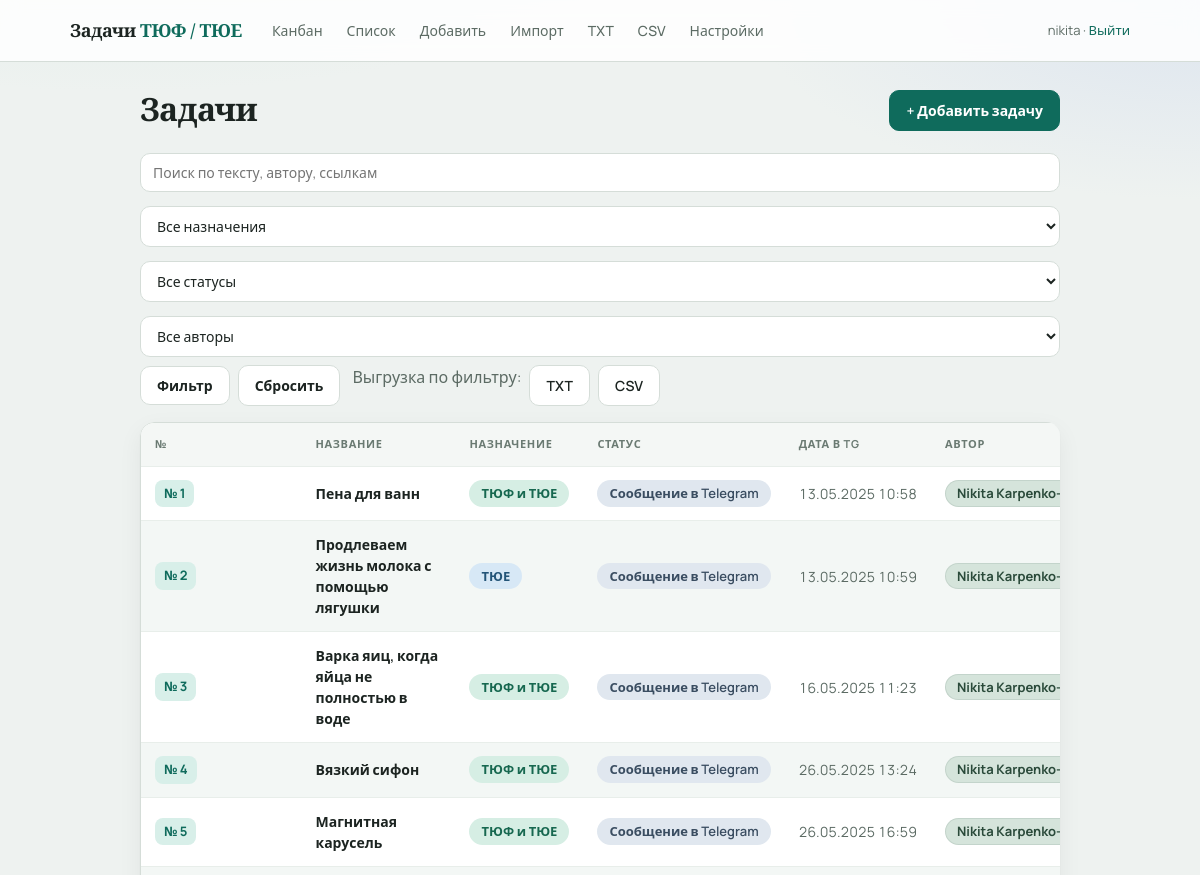
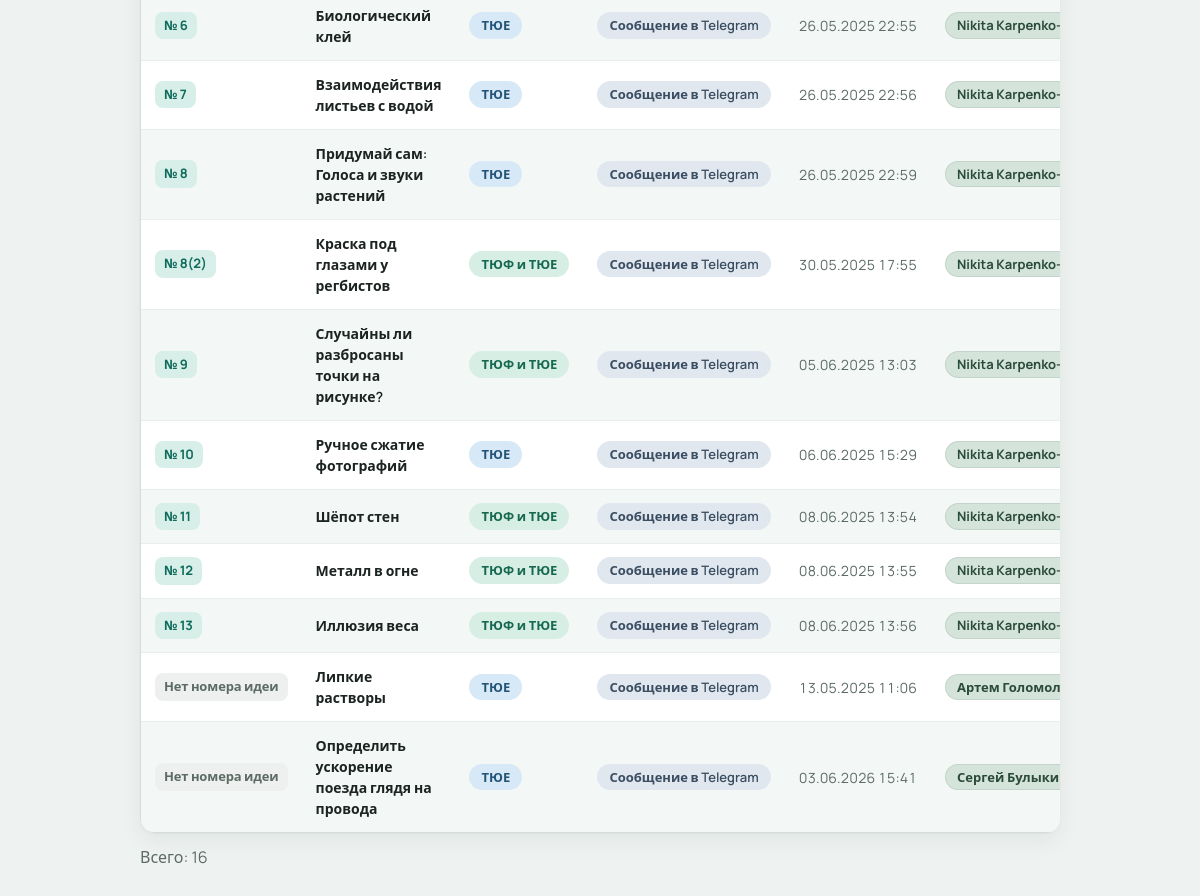
The page / (signed in) on the database its author committed (2 pictures, top to bottom).
### app/models.py (models this page shows)
class Task(Base):
    __tablename__ = "tasks"
    id = Column(Integer, primary_key=True, autoincrement=True)
    idea_number = Column(Integer, nullable=True, index=True)
    title = Column(String(500), nullable=True)
    condition = Column(Text, nullable=True)
    formulirovka = Column(Text, nullable=True)
    itogovaya_formulirovka = Column(Text, nullable=True)
    author = Column(String(100), nullable=True)
    naznachenie = Column(String(50), nullable=True)
    status = Column(String(50), default="tg", index=True)
    proverena = Column(String(20), nullable=True)
    archived = Column(Boolean, default=False, nullable=False)
    video_url = Column(String(1000), nullable=True)
    tags = Column(String(500), nullable=True)
    sources = Column(Text, nullable=True)
    telegram_url = Column(String(1000), nullable=True)
    telegram_datetime = Column(DateTime, nullable=False)
    answer_options = Column(Text, nullable=True)
    turnir = Column(String(20), nullable=True)
    turnir_year = Column(Integer, nullable=True)
    task_number = Column(Integer, nullable=True)
    etap_kk = Column(String(20), nullable=True)
    created_at = Column(DateTime, default=datetime.utcnow)
    updated_at = Column(DateTime, default=datetime.utcnow, onupdate=datetime.utcnow)
    comments = relationship(
        "Comment", back_populates="task", cascade="all, delete-orphan", order_by="Comment.created_at"
    )
    history = relationship(
        "TaskHistory",
        back_populates="task",
        cascade="all, delete-orphan",
        order_by="TaskHistory.created_at.desc()",
    )
    attachments = relationship(
        "Attachment",
        back_populates="task",
        cascade="all, delete-orphan",
        order_by="Attachment.created_at",
    )

### app/routes.py (the view)
@router.get("/", response_class=HTMLResponse)
def task_list(
    request: Request,
    db: Session = Depends(get_db),
    q: str = Query(None),
    naznachenie: str = Query(None),
    status: str = Query(None),
    author: str = Query(None),
    sort: str = Query(None),
    order: str = Query(None),
):
    user = login_required(request)
    if not user:
        return RedirectResponse("/login", status_code=303)
    author_filter = (author or "").strip() or None
    query = _filter_tasks(db, q, naznachenie, status, author_filter)
    sort_key = (sort or "").strip().lower()
    order_key = (order or "").strip().lower()
    if order_key not in ("asc", "desc"):
        order_key = "desc"
    if sort_key == "tg":
        query = query.order_by(None)
        if order_key == "asc":
            query = query.order_by(Task.telegram_datetime.asc(), Task.id.asc())
        else:
            query = query.order_by(Task.telegram_datetime.desc(), Task.id.desc())
        active_order = order_key
    else:
        sort_key = ""
        active_order = ""
    tasks = query.all()
    attach_idea_occurrences(db, tasks)
    if not sort_key:
        tasks = _sort_tasks_by_idea_display(tasks)
    return templates.TemplateResponse(
        request,
        "list.html",
        {
            "user": user,
            "tasks": tasks,
            "q": q or "",
            "naznachenie": naznachenie or "",
            "status_filter": status or "",
            "author_filter": author_filter or "",
            "authors": _author_suggestions(db),
            "sort": sort_key,
            "order": active_order,
            "naznachenie_labels": NAZNACHENIE_LABELS,
            "status_labels": STATUS_LABELS,
            "format_igraetsya": format_igraetsya,
            "format_idea_label": format_idea_label,
        },
    )

### app/templates/list.html (shortened to what this page needs)
{% extends "base.html" %}
{% block content %}
{% set qs_base = 'q=' ~ (q|urlencode) ~ '&naznachenie=' ~ (naznachenie|urlencode) ~ '&status=' ~ (status_filter|urlencode) ~ '&author=' ~ (author_filter|urlencode) %}
{% if sort == 'tg' and order == 'asc' %}
  {% set tg_next_order = 'desc' %}
  {% set tg_arrow = '↑' %}
{% elif sort == 'tg' %}
  {% set tg_next_order = 'asc' %}
  {% set tg_arrow = '↓' %}
{% else %}
  {% set tg_next_order = 'desc' %}
  {% set tg_arrow = '' %}
{% endif %}
<div class="page-header">
  <h1>Задачи</h1>
  <a class="btn primary" href="/new">+ Добавить задачу</a>
</div>
<form class="filters" method="get">
  <input type="search" name="q" value="{{ q }}" placeholder="Поиск по тексту, автору, ссылкам">
  <select name="naznachenie">
    <option value="">Все назначения</option>
  </select>
  <select name="status">
    <option value="">Все статусы</option>
  </select>
  <select name="author">
    <option value="">Все авторы</option>
  </select>
  <button type="submit" class="btn secondary">Фильтр</button>
  <a href="/" class="btn secondary">Сбросить</a>
  <span class="filters-export muted">Выгрузка по фильтру:</span>
  <a class="btn secondary" href="/export/txt?{{ qs_base }}">TXT</a>
  <a class="btn secondary" href="/export/csv?{{ qs_base }}">CSV</a>
</form>
{% if tasks %}
<div class="table-wrap">
<table class="table table-tasks">
  <thead>
    <tr>
      <th>№</th>
      <th>Название</th>
      <th>Назначение</th>
      <th>Статус</th>
      <th>
        <a class="th-sort {% if sort == 'tg' %}is-active{% endif %}"
           href="/?{{ qs_base }}&sort=tg&order={{ tg_next_order }}"
           title="Сортировать по дате в Telegram">
          Дата в TG
        </a>
      </th>
      <th>Автор</th>
    </tr>
  </thead>
  <tbody>
    {% for task in tasks %}
    <tr onclick="window.location='/tasks/{{ task.id }}'" class="clickable {% if task.status == 'archived' or task.archived %}row-archived{% endif %}">
      <td>
        <span class="idea-badge {% if task.idea_number is none %}idea-badge-empty{% endif %}">
          {{ format_idea_label(task) }}
        </span>
      </td>
      <td>
        <span class="task-title">{{ task.title or 'Без названия' }}</span>
      </td>
      <td>
        <span class="board-chip board-{{ task.naznachenie or 'none' }}">
          {{ naznachenie_labels.get(task.naznachenie or '', '—') }}
        </span>
      </td>
      <td>
        <span class="status-pill status-{{ status_pill_class(task.status) }}">
          {{ status_labels.get(task.status, task.status) }}
        </span>
        {% set ig = format_igraetsya(task) %}
      </td>
      <td class="task-date">{{ task.telegram_datetime.strftime('%d.%m.%Y %H:%M') }}</td>
      <td>
        {% if task.author %}
        <span class="author-pill author-{{ author_pill_class(task.author) }}">{{ task.author }}</span>
        {% else %}
        <span class="muted">—</span>
        {% endif %}
      </td>
    </tr>
    {% endfor %}
  </tbody>
</table>
</div>
<p class="muted table-count">Всего: {{ tasks|length }}</p>
{% else %}
<p class="empty">Задач пока нет. <a href="/new">Добавить первую</a></p>
{% endif %}
{% endblock %}

### app/static/style.css (style rules this page uses)
:root { --bg: #eef2f0; --bg-accent: #e4ebe7; --surface: #ffffff; --ink: #1c2421; --muted: #5c6b64; --line: #d5ddd8; --brand: #0f6b5c; --brand-soft: #d8efe9; --brand-hover: #0b5347; --danger: #9b2c2c; --danger-bg: #fdf2f2; --shadow: 0 1px 2px rgba(28, 36, 33, 0.04), 0 8px 24px rgba(28, 36, 33, 0.06); --radius: 14px; --font: "Manrope", system-ui, sans-serif; --serif: "Source Serif 4", Georgia, serif; }
* { box-sizing: border-box; }
body { margin: 0; font-family: var(--font); background: radial-gradient(1200px 500px at 10% -10%, #d9ebe4 0%, transparent 55%), radial-gradient(900px 400px at 100% 0%, #dde5ef 0%, transparent 50%), var(--bg); color: var(--ink); line-height: 1.5; min-height: 100vh; }
a { color: var(--brand); text-decoration: none; }
.page-header { display: flex; justify-content: space-between; align-items: flex-start; gap: 16px; margin-bottom: 22px; }
.page-header h1 { margin: 0; font-family: var(--serif); font-size: 32px; font-weight: 600; letter-spacing: -0.02em; line-height: 1.2; }
.btn { display: inline-block; padding: 9px 16px; border-radius: 10px; border: 1px solid var(--line); background: var(--surface); color: var(--ink); cursor: pointer; font-size: 14px; font-family: inherit; font-weight: 600; transition: background .15s, border-color .15s, transform .1s; }
.btn.primary { background: var(--brand); color: #fff; border-color: var(--brand); }
.btn.secondary { background: var(--surface); }
.filters .btn { align-self: center; }
.filters { display: flex; flex-wrap: wrap; gap: 8px; margin-bottom: 16px; }
.filters input, .filters select { padding: 9px 12px; border: 1px solid var(--line); border-radius: 10px; font-size: 14px; font-family: inherit; background: var(--surface); }
.filters input[type="search"] { flex: 1; min-width: 200px; }
.filters-export { margin-left: 4px; }
.table { width: 100%; border-collapse: separate; border-spacing: 0; background: var(--surface); border-radius: var(--radius); overflow: hidden; border: 1px solid var(--line); box-shadow: var(--shadow); }
.table-wrap { overflow-x: auto; border-radius: var(--radius); box-shadow: var(--shadow); }
.table-wrap .table { box-shadow: none; margin: 0; }
.table th, .table td { padding: 13px 14px; text-align: left; border-bottom: 1px solid #e8eeea; font-size: 14px; vertical-align: middle; }
.table th { background: #f4f7f5; font-weight: 700; color: #6a7a72; font-size: 11px; text-transform: uppercase; letter-spacing: 0.06em; }
.table tbody tr:nth-child(odd) td { background: #ffffff; }
.table tbody tr:nth-child(even) td { background: #f3f7f5; }
.table tr:last-child td { border-bottom: none; }
.table tr.clickable { cursor: pointer; transition: background .12s; }
.table-count { margin-top: 12px; }
.th-sort { display: inline-flex; align-items: center; gap: 6px; color: inherit; text-decoration: none; font: inherit; letter-spacing: inherit; text-transform: inherit; cursor: pointer; border-radius: 6px; padding: 2px 4px; margin: -2px -4px; }
.idea-badge { display: inline-block; padding: 4px 9px; border-radius: 8px; background: var(--brand-soft); color: var(--brand); font-weight: 700; font-size: 13px; letter-spacing: -0.01em; white-space: nowrap; }
.idea-badge-empty { background: #eef0ef; color: var(--muted); font-weight: 600; }
.task-title { font-weight: 600; color: var(--ink); line-height: 1.35; }
.task-date { color: var(--muted); font-variant-numeric: tabular-nums; white-space: nowrap; font-size: 13px; }
.board-chip, .status-pill, .author-pill { display: inline-flex; align-items: center; max-width: 100%; padding: 5px 12px; border-radius: 999px; font-size: 13px; font-weight: 700; line-height: 1.3; white-space: nowrap; }
.board-chip { background: #e8f0ec; color: #3d5c50; }
.board-tyue { background: #d7e8f6; color: #245578; }
.board-both { background: #d6eee4; color: #176850; }
.status-pill { font-weight: 600; }
.status-tg { background: #e0e7ef; color: #3a4d61; }
.author-pill.author-other { background: #d5e4db; color: #2a4a3a; box-shadow: inset 0 0 0 1px rgba(42, 74, 58, 0.1); }
input[type="text"], input[type="url"], input[type="number"], input[type="datetime-local"], input[type="password"], select, textarea { display: block; width: 100%; margin-top: 6px; padding: 10px 12px; border: 1px solid var(--line); border-radius: 10px; font: inherit; color: var(--ink); background: #fbfcfc; transition: border-color .15s, box-shadow .15s; }
.muted { color: var(--muted); }

### rows shown on the page
Task: idea_number "№ 1", title "Пена для ванн", get "ТЮФ и ТЮЕ", get "Сообщение в Telegram", telegram_datetime "13.05.2025 10:58", author "Nikita…"
Task: idea_number "№ 2", title "Продлеваем жизнь молока с помощью лягушки", get "ТЮЕ", get "Сообщение в Telegram", telegram_datetime "13.05.2025 10:59", author "Nikita…"
Task: idea_number "№ 3", title "Варка яиц, когда яйца не полностью в воде", get "ТЮФ и ТЮЕ", get "Сообщение в Telegram", telegram_datetime "16.05.2025 11:23", author "Nikita…"
Task: idea_number "№ 4", title "Вязкий сифон", get "ТЮФ и ТЮЕ", get "Сообщение в Telegram", telegram_datetime "26.05.2025 13:24", author "Nikita…"
Task: idea_number "№ 5", title "Магнитная карусель", get "ТЮФ и ТЮЕ", get "Сообщение в Telegram", telegram_datetime "26.05.2025 16:59", author "Nikita…"
Task: idea_number "№ 6", title "Биологический клей", get "ТЮЕ", get "Сообщение в Telegram", telegram_datetime "26.05.2025 22:55", author "Nikita…"
Task: idea_number "№ 7", title "Взаимодействия листьев с водой", get "ТЮЕ", get "Сообщение в Telegram", telegram_datetime "26.05.2025 22:56", author "Nikita…"
Task: idea_number "№ 8", title "Придумай сам: Голоса и звуки растений", get "ТЮЕ", get "Сообщение в Telegram", telegram_datetime "26.05.2025 22:59", author "Nikita…"
Task: idea_number "№ 8(2)", title "Краска под глазами у регбистов", get "ТЮФ и ТЮЕ", get "Сообщение в Telegram", telegram_datetime "30.05.2025 17:55", author "Nikita…"
Task: idea_number "№ 9", title "Случайны ли разбросаны точки на рисунке?", get "ТЮФ и ТЮЕ", get "Сообщение в Telegram", telegram_datetime "05.06.2025 13:03", author "Nikita…"
Task: idea_number "№ 10", title "Ручное сжатие фотографий", get "ТЮЕ", get "Сообщение в Telegram", telegram_datetime "06.06.2025 15:29", author "Nikita…"
Task: idea_number "№ 11", title "Шёпот стен", get "ТЮФ и ТЮЕ", get "Сообщение в Telegram", telegram_datetime "08.06.2025 13:54", author "Nikita…"
Task: idea_number "№ 12", title "Металл в огне", get "ТЮФ и ТЮЕ", get "Сообщение в Telegram", telegram_datetime "08.06.2025 13:55", author "Nikita…"
Task: idea_number "№ 13", title "Иллюзия веса", get "ТЮФ и ТЮЕ", get "Сообщение в Telegram", telegram_datetime "08.06.2025 13:56", author "Nikita…"
Task: idea_number "Нет номера идеи", title "Липкие растворы", get "ТЮЕ", get "Сообщение в Telegram", telegram_datetime "13.05.2025 11:06", author "Артем…"
Task: idea_number "Нет номера идеи", title "Определить ускорение поезда глядя на провода", get "ТЮЕ", get "Сообщение в Telegram", telegram_datetime "03.06.2026 15:41", author "Сергей…"

### other values the page prints
{{ user }} "nikita"
{{ tasks|length }} "16"
